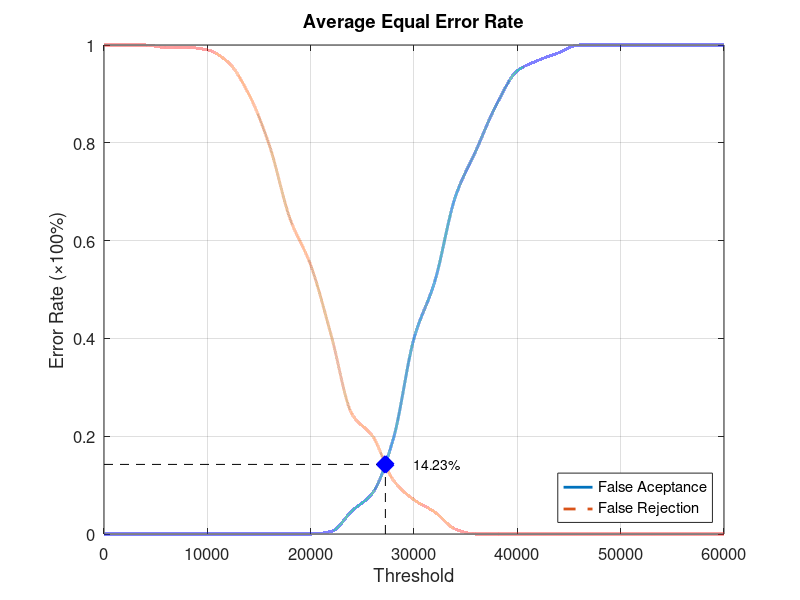
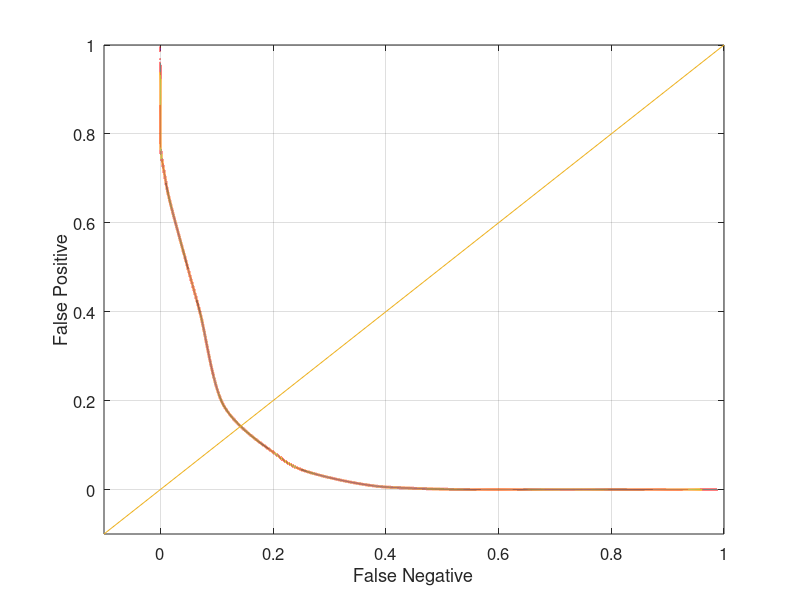

Recreate these plots in MATLAB, in order.
function yEER = Database4_4
close all;
clear;
clc;
x = 0:2000:60000;
xq = 0:0.5:60000;

y0 = [0 0 0 0 0 0 0 0 0 0 0 0.00526316 0.0473684 0.0842105 0.194737 0.4 0.515789 0.689474 0.784211 0.878947 0.947368 0.968421 0.984211 1 1 1 1 1 1 1 1];
yy0 = interp1(x, y0, xq, 'pchip');
y1 = [1 1 1 0.995 0.995 0.99 0.965 0.9 0.795 0.645 0.55 0.405 0.245 0.2 0.11 0.07 0.045 0.01 0 0 0 0 0 0 0 0 0 0 0 0 0];
yy1 = interp1(x, y1, xq, 'pchip');

% Calculating EER: 
y2 = abs(y0 - y1);
find(y2 == min(y2))
yy2 = abs(yy0 - yy1);
xEER = find(yy2 == min(yy2));
xEERIndex = xq(xEER) % X-axis EER
yEER = yy0(xEER) % Y-axis EER

main = figure
plot(xq, yy0,'-','LineWidth', 2);	hold on
plot(xq, yy1,'--','LineWidth', 2);	hold on
plot([xEERIndex xEERIndex], [0 yEER], 'k--');	hold on
plot([0 xEERIndex], [yEER yEER], 'k--');	hold on
plot(xEERIndex, yEER, 'bx', 'LineWidth', 10);	hold on
text(xEERIndex + 10 * xEERIndex / 100, yEER, [num2str(round((10000 * yEER)) / 100) '%'])
legend('False Aceptance', 'False Rejection', 'Location', 'SouthEast')
xlabel('Threshold')
ylabel('Error Rate (\times100%)')
title('Average Equal Error Rate')
set(gca, 'FontSize', 12)
axis([0 60000 0 1])
grid on

print(main, 'Database4_4Main', '-dpng');
FNRxFPR = figure('Color', [1 1 1]);
plot(yy1, yy0, '-', yy1, yy0, 'LineWidth', 2);
hold on
y = -0.1:0.1:1
plot(y, y); 
set(gca, 'FontSize', 12)
xlabel('False Negative')
ylabel('False Positive')
axis([-0.1 1 -0.1 1])
set(gca, 'FontSize', 12)
grid on

print(FNRxFPR, 'Database4_4FNRxFPR','-dpng');
end
